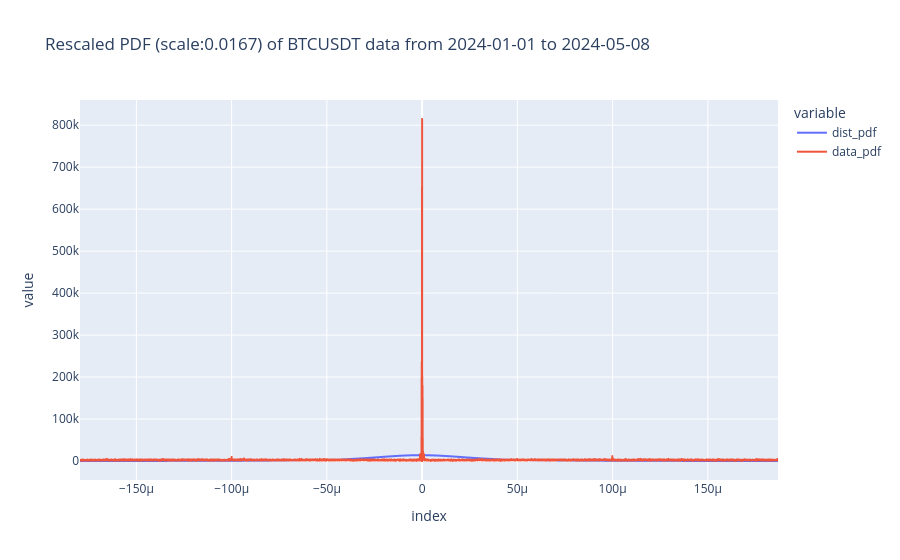

The code cell stored with this chart in its notebook:
### Code cell
df_scaled_dist[["dist_pdf", "data_pdf"]].plot(
    title=f"Rescaled PDF (scale:{1/periodicity:.4f}) of BTCUSDT data from {df.index[0].strftime('%Y-%m-%d')} to {df.index[-1].strftime('%Y-%m-%d')}"
)

### Figure 1 — Plotly figure (JSON) as saved in the notebook; plotly's stock layout.template omitted (floating-point values rounded to 4 significant figures; data arrays with more than 128 entries replaced by an {"elided": "..."} marker saying what was removed)
{"data": [{"hovertemplate": "variable=dist_pdf<br>index=%{x}<br>value=%{y}<extra></extra>", "legendgroup": "dist_pdf", "line": {"color": "#636efa", "dash": "solid"}, "marker": {"symbol": "circle"}, "mode": "lines", "name": "dist_pdf", "showlegend": true, "type": "scattergl", "x": {"elided": "5000 float values"}, "xaxis": "x", "y": {"elided": "5000 float values"}, "yaxis": "y"}, {"hovertemplate": "variable=data_pdf<br>index=%{x}<br>value=%{y}<extra></extra>", "legendgroup": "data_pdf", "line": {"color": "#EF553B", "dash": "solid"}, "marker": {"symbol": "circle"}, "mode": "lines", "name": "data_pdf", "showlegend": true, "type": "scattergl", "x": {"elided": "5000 float values"}, "xaxis": "x", "y": {"elided": "5000 float values"}, "yaxis": "y"}], "layout": {"legend": {"title": {"text": "variable"}, "tracegroupgap": 0}, "title": {"text": "Rescaled PDF (scale:0.0167) of BTCUSDT data from 2024-01-01 to 2024-05-08"}, "xaxis": {"anchor": "y", "domain": [0, 1], "title": {"text": "index"}}, "yaxis": {"anchor": "x", "domain": [0, 1], "title": {"text": "value"}}}}
